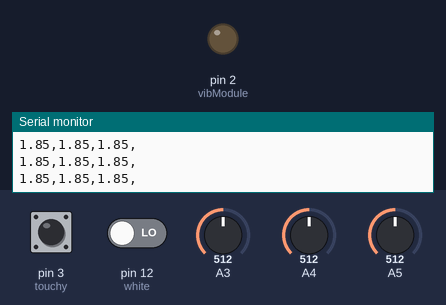
Bench run of a sketch on a simulated Arduino Uno, built with avr-gcc and run on an emulated ATmega328P. On the bench: output pins drawn as LEDs (lit = HIGH), the last lines printed to the serial monitor. Dashed ring = blinking. Inputs (shaded band) come from the test bench; at power-on: pin 3 (touchy) LOW, pin 12 (white) LOW, A3 = 512, A4 = 512, A5 = 512.

Above: at 1.2 s.
1.3 s: pin 3 (touchy) pulled HIGH for 1 s
At 3.7 s:
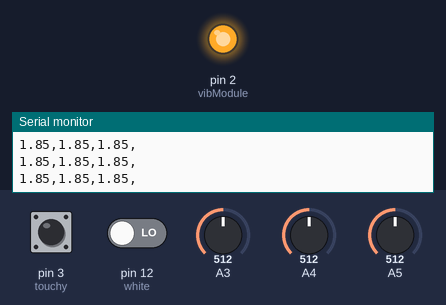
4.3 s: pin 3 (touchy) pulled HIGH for 0.15 s
At 5.2 s:
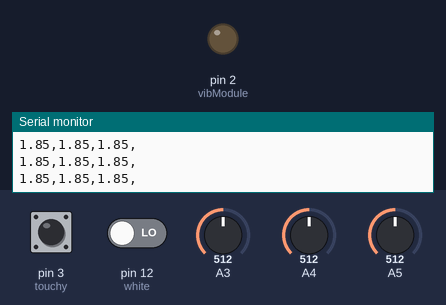
5.9 s: pin 3 (touchy) pulled HIGH for 3.2 s
At 6.09 s:
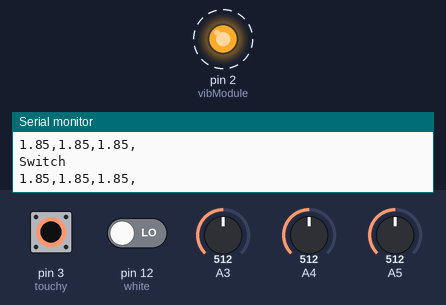
10.6 s: pin 3 (touchy) pulsed HIGH 5 times (0.12 s each, 0.3 s apart)
At 12.6 s:
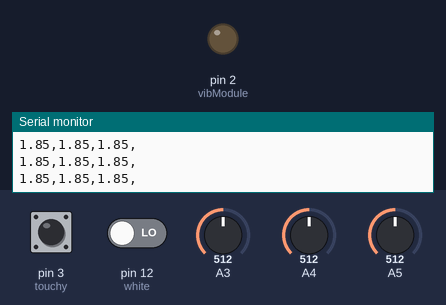
Timing chart, 0 to 14.1 s (numbered marks = the images above; inputs shaded):
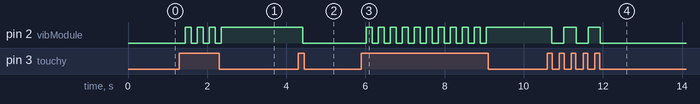

Measured:
- after the input at 1.3 s, pin 2 (vibModule): alternates HIGH for 0.15 s and LOW for 0.15 s, 7 changes in all, then stays HIGH, starting after 0.14 s
- after the input at 4.3 s, pin 2 (vibModule): HIGH → LOW after 0.12 s
- after the input at 5.9 s, pin 2 (vibModule): alternates HIGH for 0.15 s and LOW for 0.15 s, 21 changes in all, then stays HIGH, starting after 0.12 s
- after the input at 10.6 s, pin 2 (vibModule): alternates HIGH for 0.31 s and LOW for 0.31 s, 5 changes in all, then stays LOW, starting after 0.11 s

The sketch:

projectCodewithonOff.ino
```cpp
//inputs
int touchy = 3;
int red = 11;
int white = 12;
int yellow = 13;
//output
int vibModule = 2;
//booleans
bool isOn = 0;      //0 = off, 1 = on, buzzes

//analog
#define A_X = 3
#define A_Y = 4
#define A_Z = 5
//raw values from analog channels
float analogX = 0; int analogY = 0; int analogZ = 0;
//voltages
float volX = 0.0; float volY = 0.0; float volZ = 0.0;
//g's
float g_x = 0.0; float g_y = 0.0;float g_z = 0.0;

//averages used for calibrating while no buzz
float avgX = 0; float avgY; float avgZ;

void setup() {
  pinMode(touchy, INPUT);
  pinMode(red, INPUT);
  pinMode(white, INPUT);
  pinMode(yellow, INPUT);
  pinMode(vibModule, OUTPUT);
  pinMode(A3, INPUT);
  pinMode(A4, INPUT);
  pinMode(A5, INPUT);
  Serial.begin(9600);
}

void loop() {
  if (digitalRead(white) == HIGH){
    calibrate();
  }
  onOff();
  readMeter();
  //buzzModule();
  //stopBuzzing();
  getGValues();
  printGValues();
}

void buzzModule() {
  if (digitalRead(white) == HIGH) {
    digitalWrite(vibModule, HIGH);
    delay(2000);
    digitalWrite(vibModule, LOW);
    //Serial.println("Short buzz");
  }
  else if (digitalRead(yellow) == HIGH) {
    digitalWrite(vibModule, HIGH);
    //Serial.println("keep buzzing");
  }
}
void stopBuzzing() {
  if (digitalRead(red) == HIGH) {
    digitalWrite(vibModule, LOW);
    //Serial.println("Stop buzzing");
  }
}
void onOff() {
  if (digitalRead(touchy) == HIGH) {
    delay(100);
    isOn = !isOn;
    digitalWrite(vibModule, isOn);
    Serial.println("Switch");
  }
  delay(50);
}
void readMeter() {
  analogX = analogRead(A3);
  analogY = analogRead(A4);
  analogZ = analogRead(A5);

  //float voltage= sensorValue * (5.0 / 1024.0)
  volX = analogX * (5.0 / 1024.0);
  volY = analogY * (5.0 / 1024.0);
  volZ = analogZ * (5.0 / 1024.0);

  //adjust voltages down by 11%
  volX = volX - (.11*volX);
  volY = volY - (.11*volY);
  volZ = volZ - (.11*volZ);
}
void getGValues(){
  /*this is made for static acceleration, using side view numbers from technical drawing provided by DFRobot
   g = volts * (g/volts)
   dividing by 1.5 g results in something unitless, but seems to fit with the physics
  was previously 1.65, 1.65, 2.45 as ambient values that were subtracted out*/
  g_x = (volX - avgX) / 1.5 / 0.8;
  g_y = (volY - avgY) / 1.5/ 0.8;
  g_z = (volZ - avgZ) / 1.5 / 0.8;

  /*Serial.print("X: ");  Serial.print(g_x); Serial.print("\t");
  Serial.print("Y: ");  Serial.print(g_y); Serial.print("\t");
  Serial.print("Z: ");  Serial.println(g_z);*/

}
void printGValues() {
  //original version
   /*Serial.print("X: ");  Serial.print(g_x); Serial.print("\t");
  Serial.print("Y: ");  Serial.print(g_y); Serial.print("\t");
  Serial.print("Z: ");  Serial.println(g_z);*/
  //version for excel datastreamer
  Serial.print(g_x);
  Serial.print(",");
  Serial.print(g_y);
  Serial.print(",");
  Serial.print(g_z);
  Serial.print(",");Serial.println();
}

void calibrate(){
  float sumX = 0;
  float sumY = 0;
  float sumZ = 0;
  for (int i = 0; i < 1000; i++){
    readMeter();
    sumX = sumX + volX;
    sumY = sumY + volY;
    sumZ = sumZ + volZ;
  }
  avgX = sumX / 1000;
  avgY = sumY / 1000;
  avgZ = sumZ / 1000;
}
```
